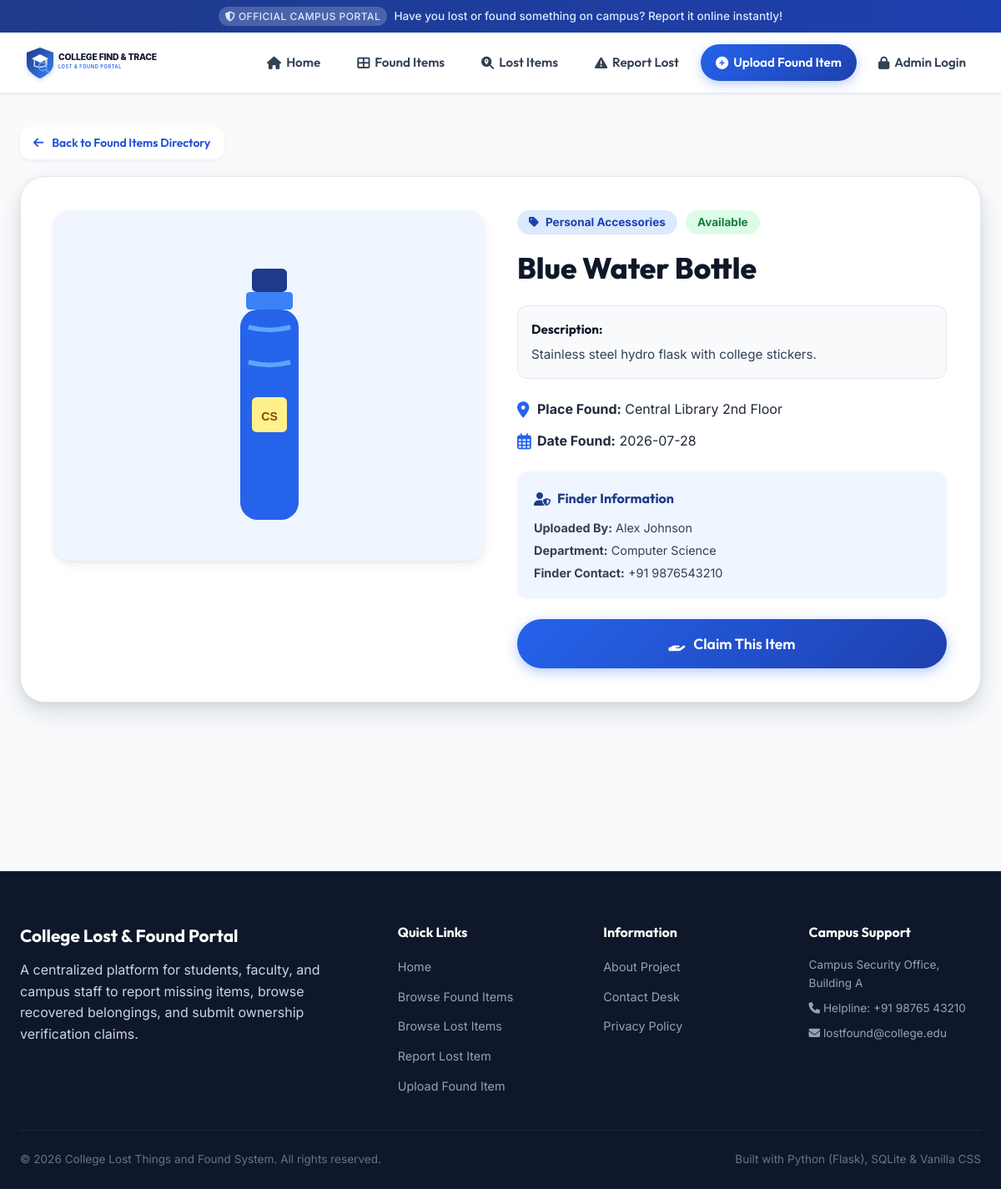
Screenshot of /found/1 with the database file from the repository.
### tables this page shows
CREATE TABLE Found_Items (
    id INTEGER PRIMARY KEY AUTOINCREMENT,
    finder_name TEXT NOT NULL,
    department TEXT NOT NULL,
    mobile TEXT NOT NULL,
    item_name TEXT NOT NULL,
    category TEXT NOT NULL,
    description TEXT NOT NULL,
    place_found TEXT NOT NULL,
    date_found DATE NOT NULL,
    image_path TEXT,
    status TEXT DEFAULT 'Available', -- 'Available', 'Claimed', 'Under Review'
    created_at TIMESTAMP DEFAULT CURRENT_TIMESTAMP
);

### routes/main_routes.py (the view)
@main_bp.route('/found/<int:item_id>')
def item_detail(item_id):
    item = get_found_item_by_id(item_id)
    if not item:
        flash('Requested item was not found.', 'error')
        return redirect(url_for('main.found_items'))
    return render_template('item_detail.html', item=item)

### models/db_helper.py (called while the page is built)
def get_db_path(app=None):
    if app and app.config.get("DATABASE"):
        return app.config["DATABASE"]
    base_dir = os.path.dirname(os.path.dirname(os.path.abspath(__file__)))
    return os.path.join(base_dir, DB_NAME)

def get_db_connection(db_path=None):
    if db_path is None:
        db_path = get_db_path()
    conn = sqlite3.connect(db_path)
    conn.row_factory = sqlite3.Row
    return conn

def get_found_item_by_id(item_id):
    conn = get_db_connection()
    cursor = conn.cursor()
    cursor.execute("SELECT * FROM Found_Items WHERE id = ?", (item_id,))
    item = cursor.fetchone()
    conn.close()
    return item

### templates/item_detail.html (shortened to what this page needs)
{% extends "base.html" %}
{% block content %}
<div class="container">
  <div style="margin-bottom:20px;">
    <a href="{{ url_for('main.found_items') }}" class="btn btn-sm btn-secondary">
      <i class="fas fa-arrow-left"></i> Back to Found Items Directory
    </a>
  </div>
  <div class="detail-layout">
    <div class="detail-img-container">
      <img src="{% if item.image_path %}{{ url_for('static', filename='uploads/' + item.image_path) }}{% else %}{{ url_for('static', filename='images/placeholder.svg') }}{% endif %}" alt="{{ item.item_name }}">
    </div>
    <div class="detail-info">
      <div>
        <div style="display:flex; gap:10px; align-items:center;">
          <span class="detail-header-badge" style="background:var(--primary-100); color:var(--primary-800);">
            <i class="fas fa-tag"></i> {{ item.category }}
          </span>
          <span class="detail-header-badge {% if item.status == 'Available' %}badge-available{% else %}badge-claimed{% endif %}">
            {{ item.status }}
          </span>
        </div>
        <h1 class="detail-title">{{ item.item_name }}</h1>
        <div class="detail-description-box">
          <h4 style="font-family:var(--font-heading); margin-bottom:6px; color:var(--neutral-900);">Description:</h4>
          <p>{{ item.description }}</p>
        </div>
        <div style="display:flex; flex-direction:column; gap:12px; margin-bottom:24px;">
          <div class="card-meta-item" style="font-size:1rem;">
            <i class="fas fa-map-marker-alt" style="font-size:1.2rem; color:var(--primary-600);"></i>
            <span><strong>Place Found:</strong> {{ item.place_found }}</span>
          </div>
          <div class="card-meta-item" style="font-size:1rem;">
            <i class="far fa-calendar-alt" style="font-size:1.2rem; color:var(--primary-600);"></i>
            <span><strong>Date Found:</strong> {{ item.date_found }}</span>
          </div>
        </div>
        <div class="finder-info-card">
          <h4><i class="fas fa-user-shield"></i> Finder Information</h4>
          <p style="font-size:0.9rem; color:var(--neutral-700); margin-bottom:4px;">
            <strong>Uploaded By:</strong> {{ item.finder_name }}
          </p>
          <p style="font-size:0.9rem; color:var(--neutral-700); margin-bottom:4px;">
            <strong>Department:</strong> {{ item.department }}
          </p>
          <p style="font-size:0.9rem; color:var(--neutral-700);">
            <strong>Finder Contact:</strong> +91 {{ item.mobile }}
          </p>
        </div>
      </div>
      <div style="display:flex; gap:16px;">
        {% if item.status == 'Available' %}
          <button type="button" class="btn btn-primary btn-lg" style="flex:1;" data-modal-target="claimModal">
            <i class="fas fa-hand-holding"></i> Claim This Item
          </button>
        {% else %}
          <button type="button" class="btn btn-secondary btn-lg" style="flex:1;" disabled>
            <i class="fas fa-check-double"></i> Item Already Claimed
          </button>
        {% endif %}
      </div>
    </div>
  </div>
</div>
{% endblock %}

### static/css/style.css (style rules this page uses)
:root { --primary-900: #1e3a8a; --primary-800: #1e40af; --primary-700: #1d4ed8; --primary-600: #2563eb; --primary-500: #3b82f6; --primary-400: #60a5fa; --primary-100: #dbeafe; --primary-50: #eff6ff; --accent-amber: #f59e0b; --accent-emerald: #10b981; --accent-rose: #ef4444; --accent-purple: #8b5cf6; --neutral-900: #0f172a; --neutral-800: #1e293b; --neutral-700: #334155; --neutral-600: #475569; --neutral-500: #64748b; --neutral-400: #94a3b8; --neutral-300: #cbd5e1; --neutral-200: #e2e8f0; --neutral-100: #f1f5f9; --neutral-50: #f8fafc; --white: #ffffff; --font-body: 'Inter', -apple-system, BlinkMacSystemFont, 'Segoe UI', Roboto, sans-serif; --font-heading: 'Outfit', 'Inter', sans-serif; --shadow-sm: 0 2px 4px rgba(15, 23, 42, 0.05); --shadow-md: 0 4px 12px rgba(15, 23, 42, 0.08), 0 2px 4px rgba(15, 23, 42, 0.04); --shadow-lg: 0 12px 28px rgba(15, 23, 42, 0.12), 0 4px 10px rgba(15, 23, 42, 0.06); --shadow-xl: 0 20px 40px rgba(30, 58, 138, 0.18); --shadow-glow: 0 0 25px rgba(59, 130, 246, 0.35); --radius-sm: 8px; --radius-md: 12px; --radius-lg: 20px; --radius-xl: 30px; --radius-full: 9999px; --transition-fast: all 0.2s cubic-bezier(0.4, 0, 0.2, 1); --transition-normal: all 0.3s cubic-bezier(0.4, 0, 0.2, 1); --transition-bounce: all 0.4s cubic-bezier(0.34, 1.56, 0.64, 1); }
*, *::before, *::after { box-sizing: border-box; margin: 0; padding: 0; }
html { scroll-behavior: smooth; font-size: 16px; }
body { font-family: var(--font-body); background-color: var(--neutral-50); color: var(--neutral-800); line-height: 1.6; min-height: 100vh; display: flex; flex-direction: column; overflow-x: hidden; }
a { color: var(--primary-600); text-decoration: none; transition: var(--transition-fast); }
img { max-width: 100%; height: auto; display: block; }
.container { max-width: 1280px; margin: 0 auto; padding: 40px 24px; }
.btn { display: inline-flex; align-items: center; justify-content: center; gap: 10px; font-family: var(--font-heading); font-weight: 600; font-size: 1rem; padding: 14px 28px; border-radius: var(--radius-full); border: none; cursor: pointer; transition: var(--transition-bounce); text-decoration: none; }
.btn-lg { padding: 18px 36px; font-size: 1.1rem; }
.btn-sm { padding: 8px 16px; font-size: 0.875rem; border-radius: var(--radius-md); }
.btn-primary { background: linear-gradient(135deg, var(--primary-600), var(--primary-800)); color: var(--white); box-shadow: 0 4px 15px rgba(37, 99, 235, 0.35); }
.btn-secondary { background: var(--white); color: var(--primary-700); border: 2px solid var(--primary-200); box-shadow: var(--shadow-sm); }
.badge-available { background: #dcfce7; color: #15803d; }
.card-meta-item { display: flex; align-items: center; gap: 8px; }
.card-meta-item i { color: var(--primary-500); width: 16px; }
.detail-layout { display: grid; grid-template-columns: 1fr 1fr; gap: 40px; background: var(--white); border-radius: var(--radius-xl); padding: 40px; box-shadow: var(--shadow-lg); border: 1px solid var(--neutral-200); }
.detail-img-container { width: 100%; height: 420px; border-radius: var(--radius-lg); overflow: hidden; background: var(--neutral-100); box-shadow: var(--shadow-md); }
.detail-img-container img { width: 100%; height: 100%; object-fit: cover; }
.detail-info { display: flex; flex-direction: column; justify-content: space-between; }
.detail-header-badge { display: inline-flex; align-items: center; gap: 8px; padding: 4px 14px; border-radius: var(--radius-full); font-size: 0.85rem; font-weight: 700; margin-bottom: 12px; }
.detail-title { font-family: var(--font-heading); font-size: 2.2rem; font-weight: 800; color: var(--neutral-900); margin-bottom: 16px; }
.detail-description-box { background: var(--neutral-50); border: 1px solid var(--neutral-200); border-radius: var(--radius-md); padding: 16px; margin-bottom: 24px; font-size: 0.95rem; color: var(--neutral-700); }
.finder-info-card { background: var(--primary-50); border: 1px solid var(--primary-200); border-radius: var(--radius-md); padding: 20px; margin-bottom: 24px; }
.finder-info-card h4 { font-family: var(--font-heading); color: var(--primary-900); font-size: 1rem; margin-bottom: 10px; display: flex; align-items: center; gap: 8px; }

### rows the page displays
Found_Items: image_path (picture), category "Personal Accessories", status "Available", item_name "Blue Water Bottle", description "Stainless steel hydro flask with college stickers.", place_found "Central Library 2nd Floor", date_found "2026-07-28", finder_name "Alex Johnson", department "Computer Science", mobile "9876543210"
